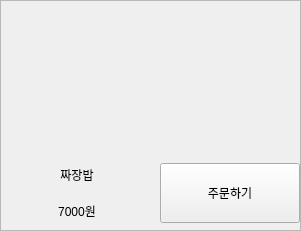
            <widget class="QFrame" name="frame_9">
             <property name="minimumSize">
              <size>
               <width>301</width>
               <height>231</height>
              </size>
             </property>
             <property name="maximumSize">
              <size>
               <width>301</width>
               <height>231</height>
              </size>
             </property>
             <property name="frameShape">
              <enum>QFrame::StyledPanel</enum>
             </property>
             <property name="frameShadow">
              <enum>QFrame::Raised</enum>
             </property>
             <widget class="QWidget" name="verticalLayoutWidget_13">
              <property name="geometry">
               <rect>
                <x>0</x>
                <y>0</y>
                <width>302</width>
                <height>228</height>
               </rect>
              </property>
              <layout class="QVBoxLayout" name="verticalLayout_31">
               <item>
                <widget class="QLabel" name="label_44">
                 <property name="minimumSize">
                  <size>
                   <width>300</width>
                   <height>150</height>
                  </size>
                 </property>
                 <property name="maximumSize">
                  <size>
                   <width>300</width>
                   <height>150</height>
                  </size>
                 </property>
                 <property name="text">
                  <string/>
                 </property>
                 <property name="pixmap">
                  <pixmap>../img/jja_bab.jpeg</pixmap>
                 </property>
                 <property name="scaledContents">
                  <bool>true</bool>
                 </property>
                </widget>
               </item>
               <item>
                <layout class="QHBoxLayout" name="horizontalLayout_16">
                 <item>
                  <layout class="QVBoxLayout" name="verticalLayout_32">
                   <item>
                    <widget class="QLabel" name="label_45">
                     <property name="minimumSize">
                      <size>
                       <width>150</width>
                       <height>30</height>
                      </size>
                     </property>
                     <property name="maximumSize">
                      <size>
                       <width>150</width>
                       <height>30</height>
                      </size>
                     </property>
                     <property name="layoutDirection">
                      <enum>Qt::LeftToRight</enum>
                     </property>
                     <property name="text">
                      <string>짜장밥</string>
                     </property>
                     <property name="alignment">
                      <set>Qt::AlignCenter</set>
                     </property>
                    </widget>
                   </item>
                   <item>
                    <widget class="QLabel" name="label_46">
                     <property name="minimumSize">
                      <size>
                       <width>150</width>
                       <height>30</height>
                      </size>
                     </property>
                     <property name="maximumSize">
                      <size>
                       <width>150</width>
                       <height>30</height>
                      </size>
                     </property>
                     <property name="text">
                      <string>7000원</string>
                     </property>
                     <property name="alignment">
                      <set>Qt::AlignCenter</set>
                     </property>
                    </widget>
                   </item>
                  </layout>
                 </item>
                 <item>
                  <widget class="QPushButton" name="selectButton_6">
                   <property name="minimumSize">
                    <size>
                     <width>140</width>
                     <height>60</height>
                    </size>
                   </property>
                   <property name="maximumSize">
                    <size>
                     <width>140</width>
                     <height>60</height>
                    </size>
                   </property>
                   <property name="styleSheet">
                    <string notr="true">QPushButton:pressed {
    background-color: grey;  /* 버튼을 눌렀을 때 배경색 */
    color: white;            /* 버튼을 눌렀을 때 글자색 */
}</string>
                   </property>
                   <property name="text">
                    <string>주문하기</string>
                   </property>
                  </widget>
                 </item>
                </layout>
               </item>
              </layout>
             </widget>
            </widget>
